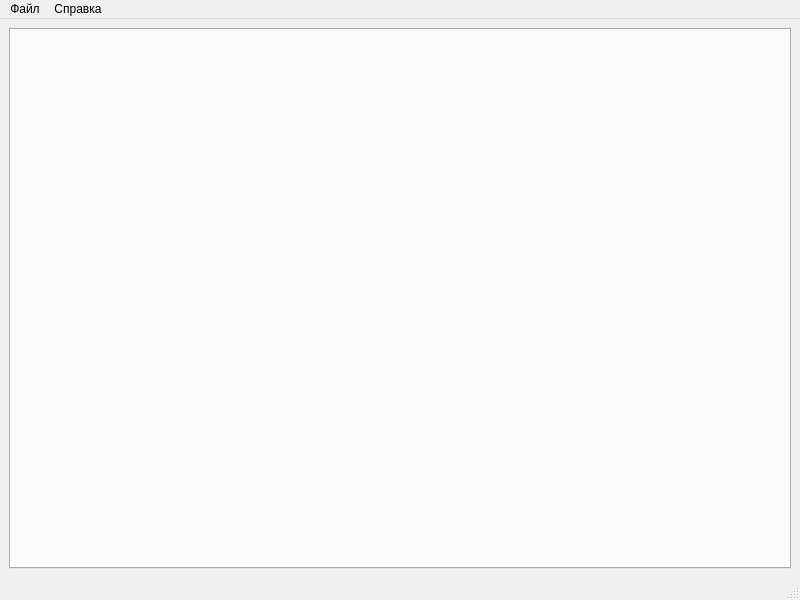
<?xml version="1.0" encoding="UTF-8"?>
<ui version="4.0">
 <class>MainWindow</class>
 <widget class="QMainWindow" name="MainWindow">
  <property name="geometry">
   <rect>
    <x>0</x>
    <y>0</y>
    <width>800</width>
    <height>600</height>
   </rect>
  </property>
  <property name="windowTitle">
   <string>Программа ведения источников КМ в мировых сетях. ШДФИ.30571-01</string>
  </property>
  <widget class="QWidget" name="centralwidget">
   <layout class="QGridLayout" name="gridLayout">
    <item row="0" column="0">
     <widget class="QTabWidget" name="tabWidget">
      <property name="font">
       <font>
        <pointsize>9</pointsize>
       </font>
      </property>
      <property name="currentIndex">
       <number>-1</number>
      </property>
     </widget>
    </item>
   </layout>
  </widget>
  <widget class="QStatusBar" name="statusbar"/>
  <widget class="QMenuBar" name="menubar">
   <property name="geometry">
    <rect>
     <x>0</x>
     <y>0</y>
     <width>800</width>
     <height>21</height>
    </rect>
   </property>
   <widget class="QMenu" name="menu_File">
    <property name="title">
     <string>Файл</string>
    </property>
    <addaction name="action_Exit"/>
   </widget>
   <widget class="QMenu" name="menu">
    <property name="title">
     <string>Справка</string>
    </property>
    <addaction name="action_About"/>
   </widget>
   <addaction name="menu_File"/>
   <addaction name="menu"/>
  </widget>
  <action name="action_Exit">
   <property name="text">
    <string>Выход</string>
   </property>
  </action>
  <action name="action_Settings">
   <property name="text">
    <string>Настройки</string>
   </property>
  </action>
  <action name="action_About">
   <property name="text">
    <string>О программе</string>
   </property>
  </action>
 </widget>
 <resources/>
 <connections>
  <connection>
   <sender>action_Exit</sender>
   <signal>triggered()</signal>
   <receiver>MainWindow</receiver>
   <slot>close()</slot>
   <hints>
    <hint type="sourcelabel">
     <x>-1</x>
     <y>-1</y>
    </hint>
    <hint type="destinationlabel">
     <x>399</x>
     <y>299</y>
    </hint>
   </hints>
  </connection>
 </connections>
</ui>
